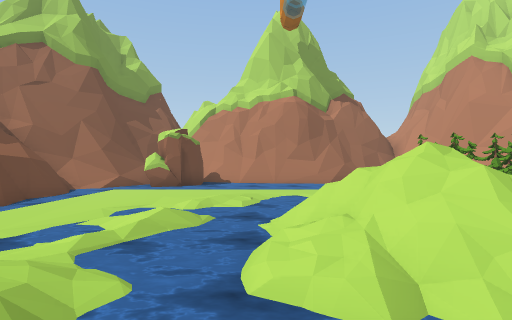
[1] (above)

15 first-person views from a walk through a 3-D level made in the Unity game engine. The camera is 1.5 m above the floor, looks level and sees 80° across. The floor is counted in squares, 2 m on a side. Each view is taken from the middle of a square. On the plan, view 1 faces up. The plan holds only what a view shows up to about 10 squares ahead; the rest is blank. The place goes on beyond the plan. Some surface patterns are stand-ins.

[2]
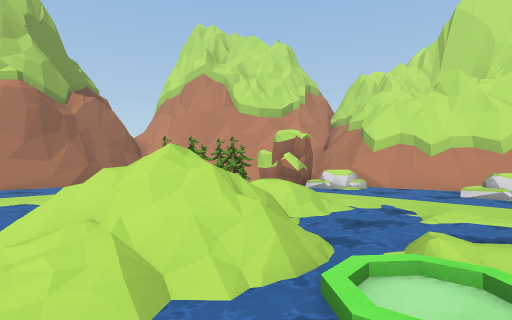

[3]
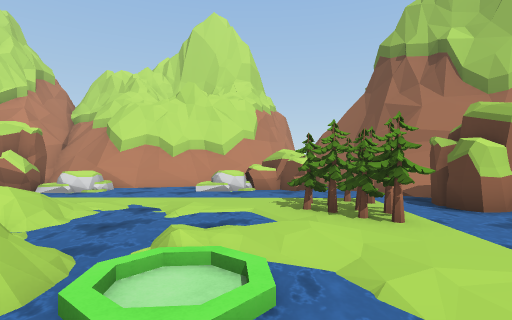

[4]
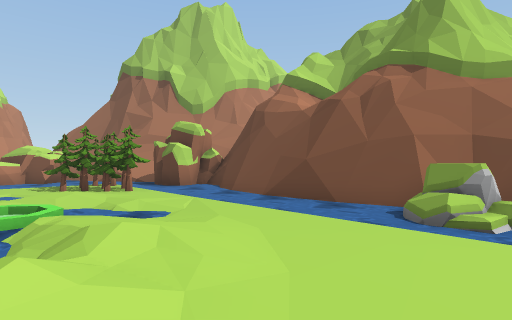

[5]
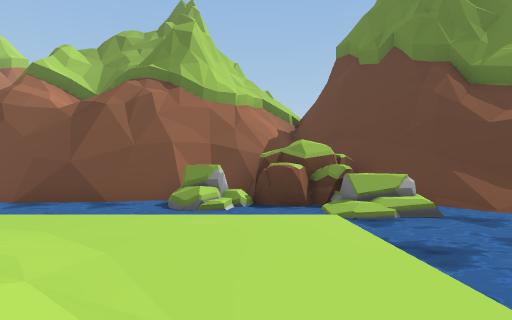

[6]
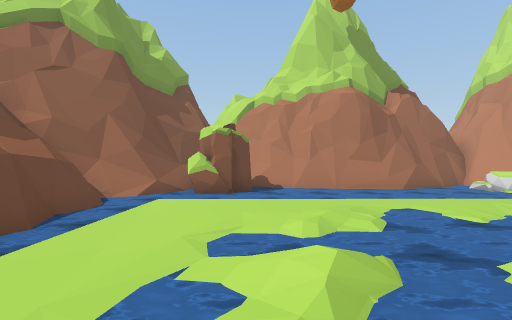

[7]
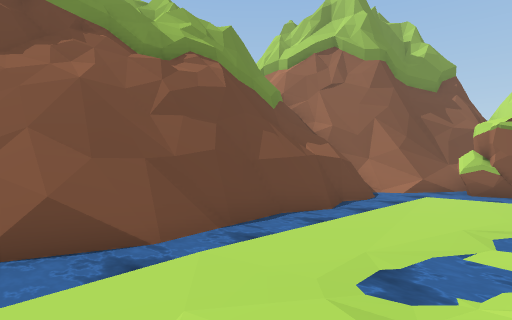

[8]
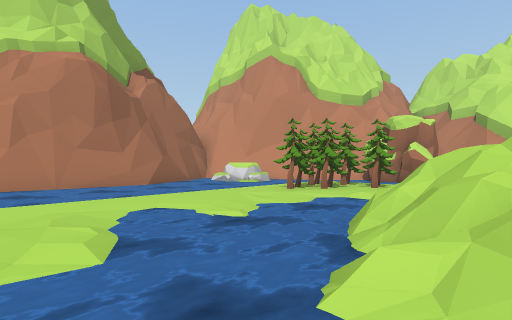

[9]
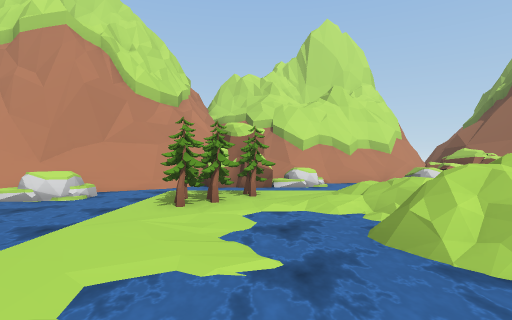

[10]
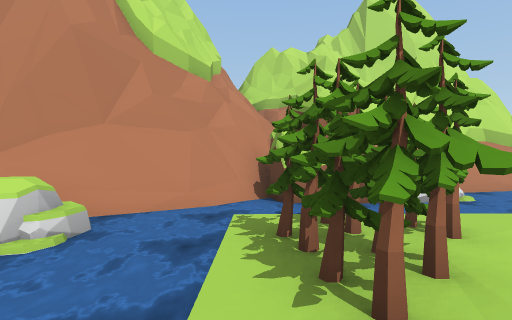

[11]
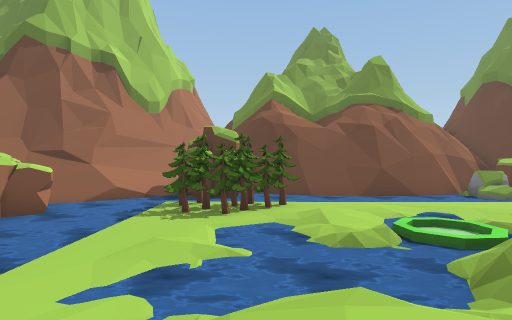

[12]
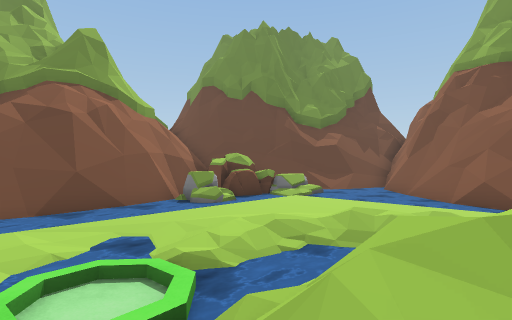

[13]
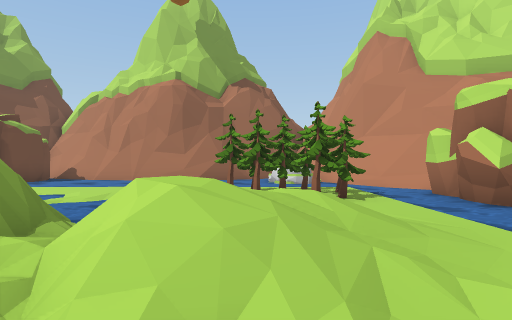

[14]
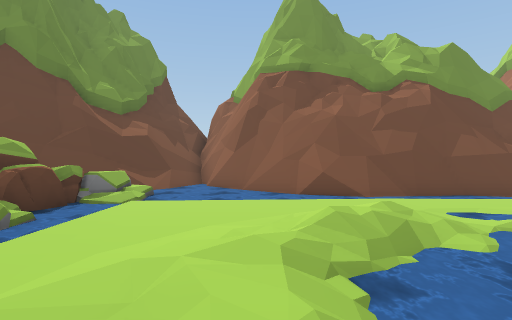

[15]
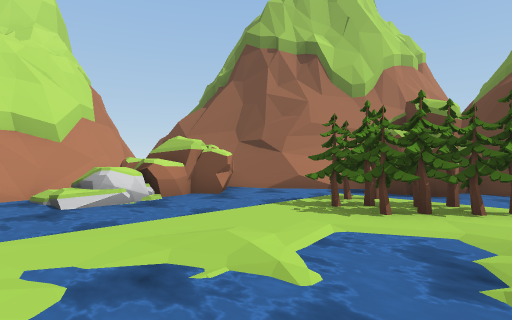

### Floor plan
Key: @ floor where view 1 was taken; # wall or solid block; . main floor; - floor 0.25 m lower than the main floor; : floor 0.75 m higher than the main floor; + floor 1.5 m higher than the main floor; / step, stairs or slope; = window, fence, low wall or low ledge; ~ water the walk can cross; ≈ water the walk keeps out of; ^ raised ledge; T tree; R rock; O other object.
Columns run from 7 left of view 1 to 10 right of it. Each row starts with its distance up from view 1.
 12   #OOO≈≈≈≈≈≈≈R##
 11 ###OOO≈≈≈≈≈≈≈RR##
 10 ##≈≈≈≈≈≈≈≈≈≈≈≈≈≈##
  9  #≈..........T≈≈O#
  8  #≈..../~..TTTT≈O
  7  #≈...//~~~~.T.OOO
  6  #≈..~~~~~~~//.≈RR
  5  #≈../.~~:=///.≈RR
  4  #≈.-/~~=+=///.≈≈≈
  3  #≈.-/~.=//~//.≈≈≈
  2  #≈.//-~//≈~~~.≈≈≈
  1 ##≈..//~~/≈.~..≈RR
  0 #≈≈.../@////~..≈≈R
 -1 ≈≈≈...//-.//.T.≈OO
 -2 ≈≈≈........TTTT≈≈O
 -3 ≈RR≈≈≈≈≈≈≈≈≈TT≈≈≈#
 -4 #RROOR≈≈≈≈≈≈≈OO^^#
 -5 ##OOO########OO^#

Positions as (right, up) in squares from view 1, and headings:
1: (0, 0), facing up
2: (0, 0), facing up-right
3: (0, 0), facing right
4: (-3, 1), facing down-right
5: (-3, 2), facing down
6: (-2, 2), facing up
7: (-2, 1), facing up-left
8: (-1, 4), facing up-right
9: (-1, 7), facing right
10: (3, 9), facing right
11: (5, 5), facing down
12: (3, 3), facing down-left
13: (5, 2), facing up
14: (2, 0), facing left
15: (4, 3), facing down-right
